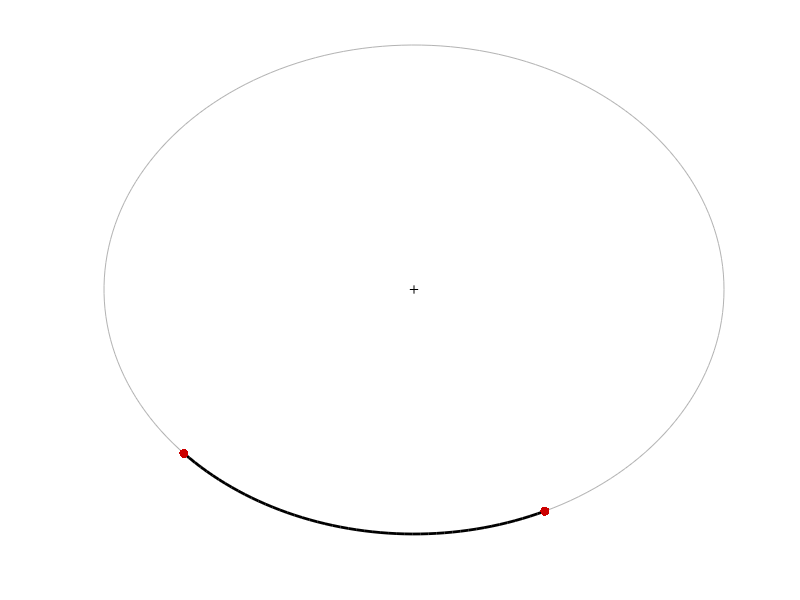

MATLAB code to generate this figure: (Note: this script raises an error after producing the figure.)
function demo_Riemannian_S1_interp01
% Interpolation on 1-sphere manifold (formulation with imaginary numbers)
%
% If this code is useful for your research, please cite the related publication:
% @article{Calinon19,
% 	author="Calinon, S. and Jaquier, N.",
% 	title="Gaussians on {R}iemannian Manifolds for Robot Learning and Adaptive Control",
% 	journal="arXiv:1909.05946",
% 	year="2019",
% 	pages="1--10"
% }
% 
% Copyright (c) 2019 Idiap Research Institute, http://idiap.ch/
% Written by Sylvain Calinon, http://calinon.ch/
% 
% This file is part of PbDlib, http://www.idiap.ch/software/pbdlib/
% 
% PbDlib is free software: you can redistribute it and/or modify
% it under the terms of the GNU General Public License version 3 as
% published by the Free Software Foundation.
% 
% PbDlib is distributed in the hope that it will be useful,
% but WITHOUT ANY WARRANTY; without even the implied warranty of
% MERCHANTABILITY or FITNESS FOR A PARTICULAR PURPOSE. See the
% GNU General Public License for more details.
% 
% You should have received a copy of the GNU General Public License
% along with PbDlib. If not, see <http://www.gnu.org/licenses/>.

addpath('./m_fcts/');


%% Generate datapoints
%%%%%%%%%%%%%%%%%%%%%%%%%%%%%%%%%%%%%%%%%%%%%%%%%%%%%%%%%%%%%%%%%%%%%%%%%%%
x = exp(1i * (rand(1,2)-0.5) * 2*pi);


%% Geodesic interpolation (interpolation between two points can be computed in closed form)
%%%%%%%%%%%%%%%%%%%%%%%%%%%%%%%%%%%%%%%%%%%%%%%%%%%%%%%%%%%%%%%%%%%%%%%%%
nbData = 50; %Number of interpolation steps
w = linspace(0,1,nbData);
xi = zeros(1,nbData);
for t=1:nbData
	xi(t) = expmap(w(t) * logmap(x(2),x(1)), x(1));
end


%% 2D plot
%%%%%%%%%%%%%%%%%%%%%%%%%%%%%%%%%%%%%%%%%%%%%%%%%%%%%%%%%%%%%%%%%%%%%%%%%%%
figure('position',[10,10,1300,950]); hold on; axis off; 
t = linspace(0, 2*pi, 200);
plot(cos(t), sin(t), '-','color',[.7 .7 .7]);
plot(0,0,'k+');
plot(real(xi), imag(xi), '-','linewidth',2,'color',[0 0 0]);
plot(real(x), imag(x), '.','markersize',20,'color',[.8 0 0]);
u = logmap(x(2), x(1));
x = [real(x(1)); imag(x(1))];
xn = [-x(2); x(1)];
xn = xn .* u ./ norm(xn);
plot2DArrow(x, xn, [.8,0,0], 2, .04);
axis equal; 

% print('-dpng','graphs/demo_Riemannian_S1_interp01.png');
pause;
close all;
end


%% Functions
%%%%%%%%%%%%%%%%%%%%%%%%%%%%%%%%%%%%%%%%%%%%%%%%%%%%%%%%%%%%%%%%%%%%%%%%%%%
function x = expmap(u,x0)
	x = x0 * exp(u*1i);
end

function u = logmap(x,x0)
	u = imag(log(x0' * x));
end
